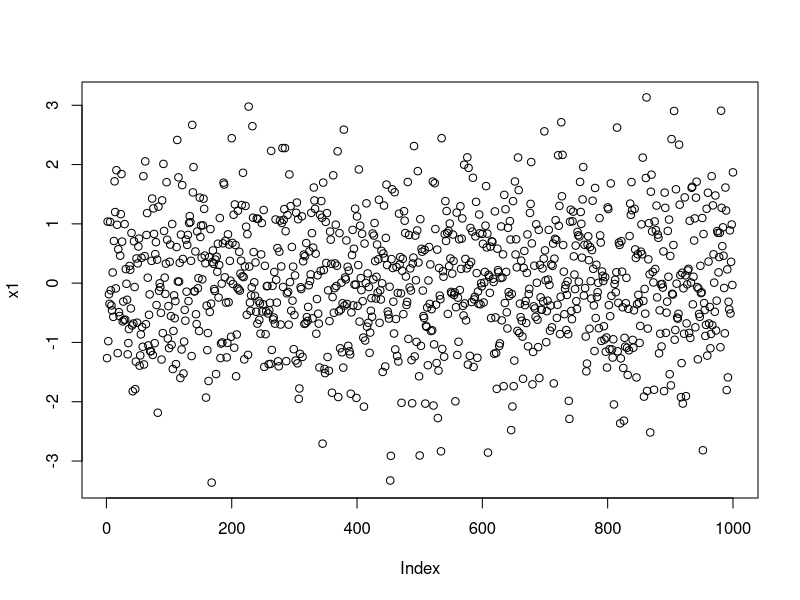
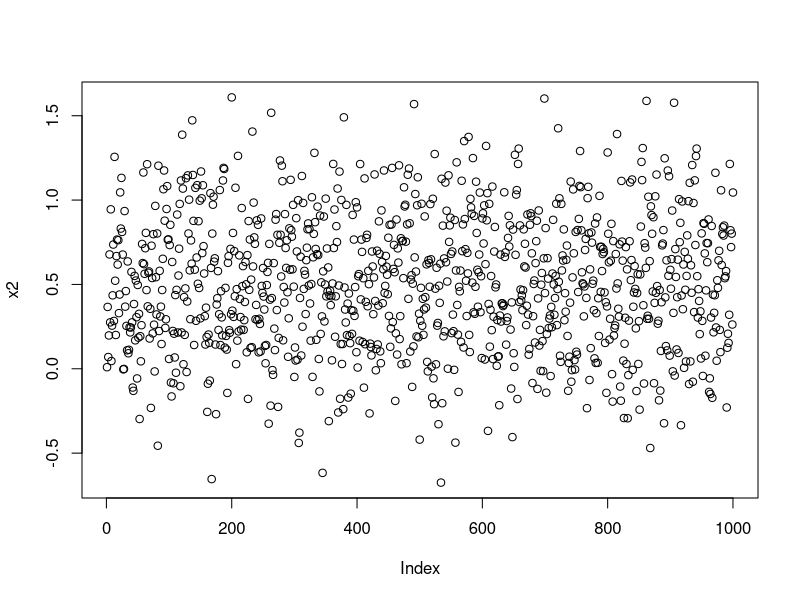
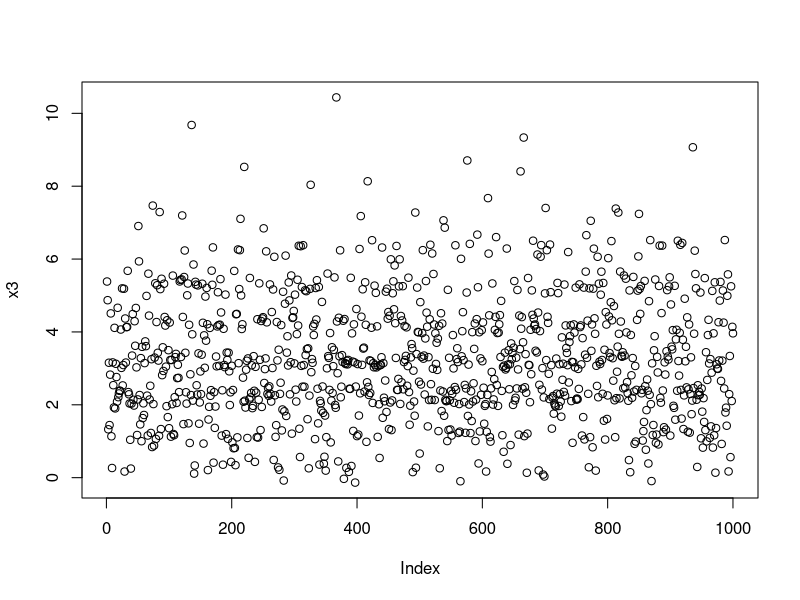
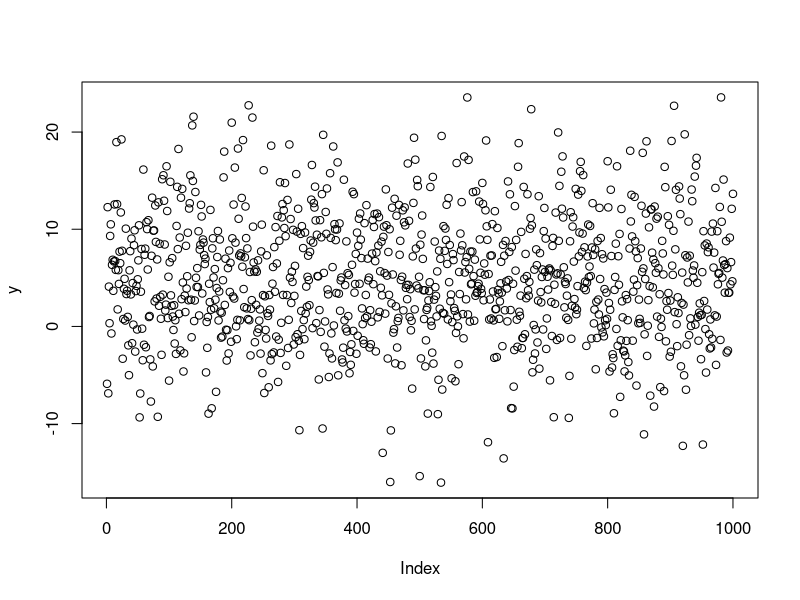
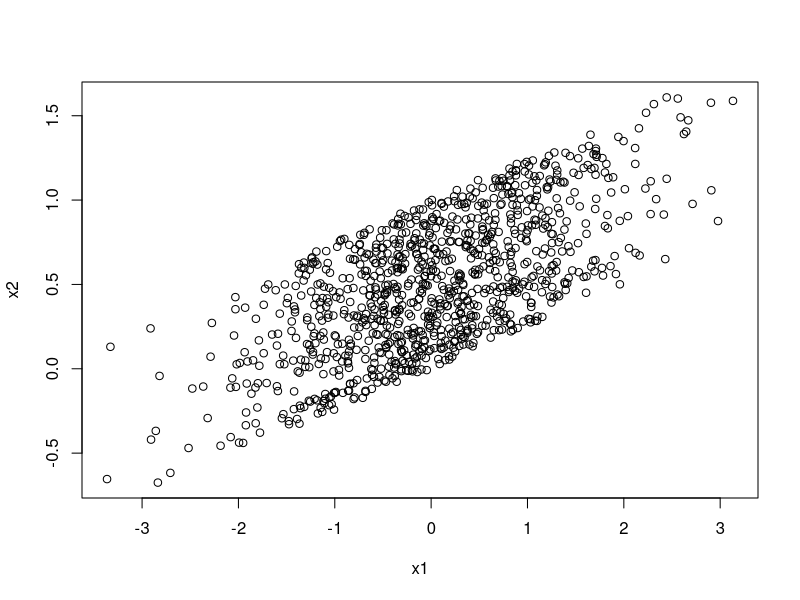

R code for these plots, in order:
#1. Selecionar valores de um vetor que sejam maiores que 3, dado:
x1<- c(1,3,5,4,7,9,2,4,5,10)

#obter valores maiores que 3
x2 <- x1[x1>3]
#print x2
print(x2)

#2. Selecionar valores onde x>3 e menores do que 9:
x3 <- x1[(x1>3)&(x1<9)]
print(x3)

#3. Selecionar valores menor do que 3 ou maiores do que 9:
x4 <- x1[(x1<3)|(x1>9)]
print(x4)

#4. Sejam: set x5 e x6
x5 <- c(1,4,6,8,12)
x6<- c(-2,-3,4,10,14)

#encontrar elementos x5 onde x6 são positivos
x7<- x5[x6>0]
print(x7)


# Joaquim Schork
'Gerar alguns. Especificar o tamanho da amostra.'

set.seed(1357531) #define sementes aleatórias para reprodutibilidade

N <- 1000
y <- rnorm(N, 2, 3)
y

x1 <- rnorm(N) #criar variáveis aleatórias
x2 <- runif(N) + 0.25 * x1
x3 <- rpois(N, 3) - 0.3 * x1 + 0.5 * x2
y <- rnorm(N, 2, 3) + 5 * x1 + 2 * x2 + 0.5 * x3


'Exercício'
'1) Plotar as funções x1, x2, x3, y'
grafx1 <- plot(x1)
grafx2 <- plot(x2)
grafx3 <- plot(x3)
grafy <- plot(y)
graficos <- plot(x1, x2)

'2) elaborar matriz de correlação entre as variáveis'
a <- cor(x1, x2)
b <- cor(x1, x3)
c <- cor(x1, y)
d <- cor(x2, x1)
e <- cor(x2, x3)
f <- cor(x2, y)
g <- cor(x3, x1)
h <- cor(x3, x2)
i <- cor(x3, y)
j <- cor(y, x1)
k <- cor(y, x2)
l <- cor(y, x3)

matrizcor <- matrix(c(1,a,b,c,d,1,e,f,g,h,1,i,j,k,l,1), nrow = 4, ncol = 4)
matrizcor

rownames(matrizcor) <- c("x1", "x2", "x3", "y")
colnames(matrizcor) <- c("x1", "x2", "x3", "y")
View(matrizcor)

'3) calcular y = f(x1, x2, x3)'
ylm <- lm(y~x1 + x2 + x3)
summary(ylm)

'4) calcular y(1); y(10); y(100)'

x11 <- 1; x22 <- 1; x33 <- 1 
#ylm1 <- intercept + cofx1*x1 + cofx2*x2 + cof3*x3
ylm1 <- 2.4243+5.0387*x1+1.4673*x2+0.4775*x3 
ylm1

x11 <- 10; x22 <- 10; x33 <- 10 
ylm10 <- 2.4243+5.0387*x11+1.4673*x22+0.4775*x33 
ylm10

x11 <- 100; x22 <- 100; x33 <- 100 
ylm100 <- 2.4243+5.0387*x11+1.4673*x22+0.4775*x33 
ylm100

'5) calcular y1 = log(y)'
y1 <- log(y)
y1

'6) Sumário de todas variáveis'
summary(x1)
summary(x2)
summary(x3)
summary(y)
